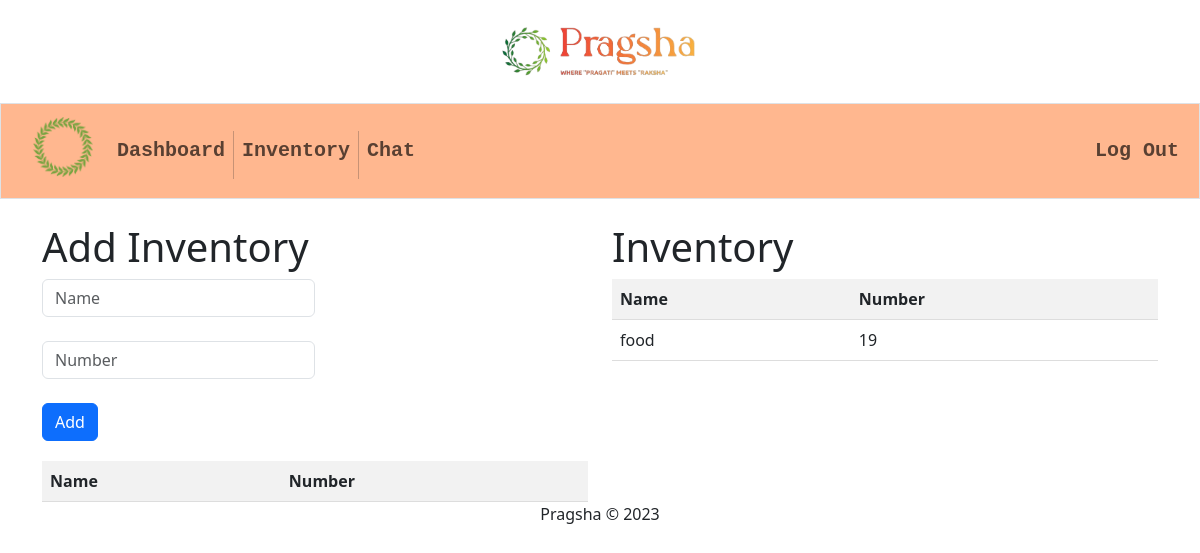
Before: /agency/inventory/ (signed in) with the older database file.
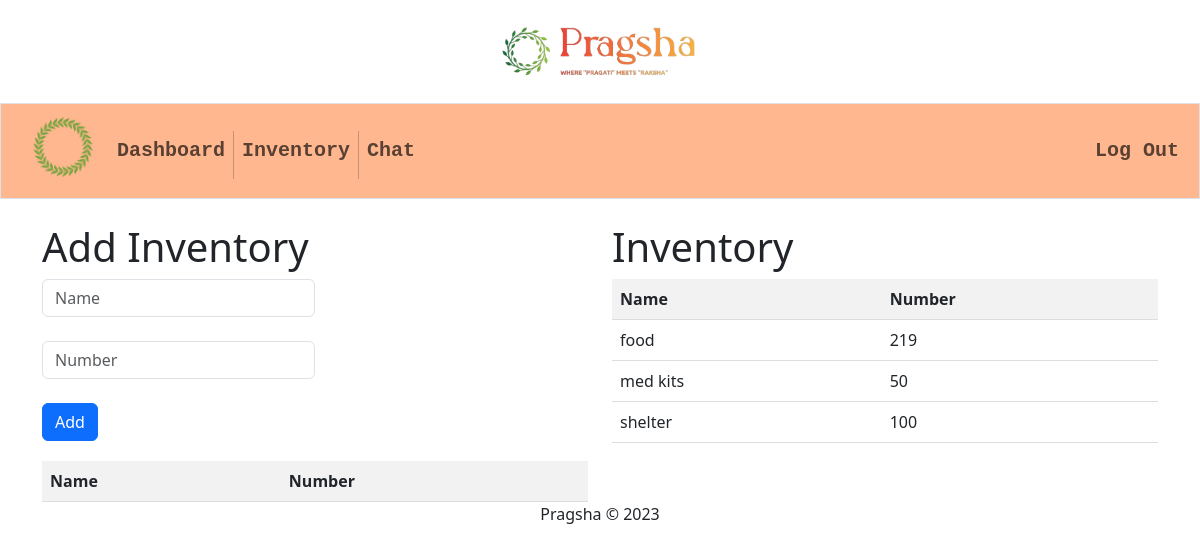
After: the same page with the newer database file.
### agency/models.py (models this page shows)
class Inventory(models.Model):
    inventory_id = models.AutoField(primary_key=True)
    agency_id = models.ForeignKey(Agency, on_delete=models.CASCADE)
    name = models.CharField(max_length=100)
    number = models.IntegerField()

### agency/views.py (the view)
# urls.py: path('inventory/', views.add_inventory, name='inventory'),
@csrf_exempt
def add_inventory(request):
    if request.method == 'POST':
        form = InventoryForm(request.POST)
        if form.is_valid():
            form.instance.agency_id = Agency.objects.get(agency_id=request.session['agency_id'])
            if Inventory.objects.filter(name=form.cleaned_data['name'], agency_id=request.session['agency_id']).exists():
                Inventory.objects.filter(name=form.cleaned_data['name'], agency_id=request.session['agency_id']).update(number=Inventory.objects.filter(name=form.cleaned_data['name'], agency_id=request.session['agency_id']).values('number').first()['number'] + form.cleaned_data['number'])
                data = {
                    'id': Inventory.objects.filter(name=form.cleaned_data['name'], agency_id=request.session['agency_id']).values('inventory_id').first()['inventory_id'],
                    'name': form.cleaned_data['name'],
                    'number': Inventory.objects.filter(name=form.cleaned_data['name'], agency_id=request.session['agency_id']).values('number').first()['number'],
                }
            else:
                inventory = form.save()
                data = {
                    'id': inventory.inventory_id,
                    'name': inventory.name,
                    'number': inventory.number,
                }
            return JsonResponse({'status': 'success', 'data': data})
        else:
            return JsonResponse({'status': 'error', 'errors': form.errors})
    else:
        inv = Inventory.objects.filter(agency_id=request.session['agency_id']).values()
        return render(request, 'agency/inventory.html', {'form': InventoryForm(), 'inv': inv})

### agency/views.py
class InventoryForm(forms.ModelForm):
    agency_id = forms.CharField(widget=forms.HiddenInput, required=False)
    name = forms.CharField(max_length=100, label="Name")
    number = forms.IntegerField(label="Number")
    class Meta:
        model = Inventory
        fields = ['name', 'number']

### agency/templates/agency/inventory.html (shortened to what this page needs)
{% extends 'agencydash/layout.html' %}
{% block main %}
<div class="row">
    <div class="col">
  <h1>Add Inventory</h1>
  <form id="inventory-form" class="form-inline">
    <div class="form-group">
      <input type="text" name="name" id="name" class="form-control mr-2" placeholder="Name" style="width:50% !important;" required>
    </div>
    <br>
    <div class="form-group">
      <input type="number" name="number" id="number" class="form-control mr-2" placeholder="Number" style="width:50% !important;" required>
    </div>
    <br>
    <button type="submit" class="btn btn-primary">Add</button>
  </form>
  <table id="inventory-table">
    <thead>
      <tr>
        <th>Name</th>
        <th>Number</th>
      </tr>
    </thead>
  </table>
  </div>
  <div class="col">
    <h1>Inventory</h1>
    <table id="inventory-table">
      <thead>
        <tr>
          <th>Name</th>
          <th>Number</th>
        </tr>
      </thead>
      <tbody>
        {% for item in inv %}
        <tr>
          <td>{{ item.name }}</td>
          <td>{{ item.number }}</td>
        </tr>
        {% endfor %}
      </tbody>
    </table>
    </div>
</div>
{% endblock %}

### agencydash/templates/agencydash/layout.html (shortened to what this page needs)
<!DOCTYPE html>
<html lang="en">
    {% load pwa %}
<head>
    {% load static %}
    <link rel="stylesheet" href="{% static 'style.css' %}">
    <link href="https://cdn.jsdelivr.net/npm/bootstrap@5.3.1/dist/css/bootstrap.min.css" rel="stylesheet">
</head>
<body>
    <span style="padding:10px;">
        <div align="center">
          {% load static %}
          <a class="navbar-brand" href="/">
            <img src="{% static 'logo.png' %}" alt="logo" width="200px">
            </a>
        </div>
        <br>
        </span>
    <nav class="border navbar sticky-top navbar-expand-md" style="background-color: #ffb78f;" height="100">
        <div class="container-fluid">
            <a class="navbar-brand" href="/" style="padding-left:20px">
                <h2 class="app-name">
                    {% load static %}
                    <img src="{% static 'wreath.png' %}" alt="Pragsha" width="60" height="60" class="d-inline-block align-text-top">
                </h2>
            </a>
            <div class="collapse navbar-collapse" id="navbar">
                <ul class="navbar-nav me-auto mt-2">
                    <li class="nav-item"><a class="nav-link" href="/agency/dashboard" style="font-family: 'Courier New', Courier, monospace;"><h5><b>Dashboard</b></h5></a></li>
                    <li class="nav-item"><a class="nav-link" href="/agency/inventory" style="font-family: 'Courier New', Courier, monospace;"><h5><b>Inventory</b></h5></a></li>
                    <li class="nav-item"><a class="nav-link" href="/agency/chat" style="font-family: 'Courier New', Courier, monospace;"><h5><b>Chat</b></h5></a></li>
                </ul>
                <ul class="navbar-nav ms-auto mt-2">
                    <li class="nav-item"><a class="nav-link" href="/agency/logout" style="font-family: 'Courier New', Courier, monospace;"><h5><b>Log Out</b></h5></a></li>
                </ul>
            </div>
        </div>
    </nav>
    <div class="container">
        <br>
        <div class="content">
            {% block main %}{% endblock %}
        </div>
        <div class="footer" align="center">
            <p>Pragsha &copy; 2023</p>
        </div>
    </div>
    </body>
</html>

### authentification/static/style.css (style rules this page uses)
body { font-family: Arial, sans-serif; background-color: #fff6ef; overflow-x: hidden; }

### agency/templates/agency/inventory.html (style rules this page uses)
#inventory-form { margin-bottom: 20px; }
#inventory-table { border-collapse: collapse; width: 100%; }
#inventory-table th, #inventory-table td { padding: 8px; text-align: left; border-bottom: 1px solid #ddd; }
#inventory-table th { background-color: #f2f2f2; }

Changed rows visible on the page:
changed Inventory "food": number "19" → "219"
added Inventory: name "med kits", number "50"
added Inventory: name "shelter", number "100"
